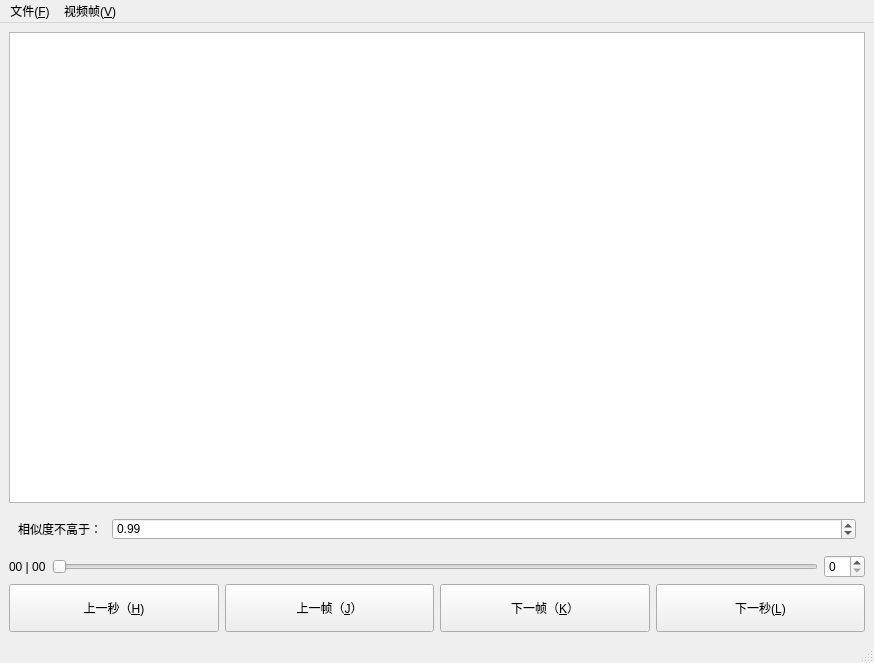
<?xml version="1.0" encoding="UTF-8"?>
<ui version="4.0">
 <class>MainWindow</class>
 <widget class="QMainWindow" name="MainWindow">
  <property name="geometry">
   <rect>
    <x>0</x>
    <y>0</y>
    <width>874</width>
    <height>663</height>
   </rect>
  </property>
  <property name="windowTitle">
   <string>MainWindow</string>
  </property>
  <widget class="QWidget" name="centralwidget">
   <layout class="QVBoxLayout" name="verticalLayout">
    <item>
     <widget class="QGraphicsView" name="graphicsView">
      <property name="viewportUpdateMode">
       <enum>QGraphicsView::SmartViewportUpdate</enum>
      </property>
     </widget>
    </item>
    <item>
     <widget class="QWidget" name="horizontalWidget" native="true">
      <property name="maximumSize">
       <size>
        <width>16777215</width>
        <height>40</height>
       </size>
      </property>
      <layout class="QHBoxLayout" name="horizontalLayout_4">
       <item>
        <widget class="QLabel" name="label">
         <property name="maximumSize">
          <size>
           <width>88</width>
           <height>16777215</height>
          </size>
         </property>
         <property name="toolTip">
          <string>每帧图片之间的相似程度不超过这个值，就保存</string>
         </property>
         <property name="text">
          <string>相似度不高于：</string>
         </property>
        </widget>
       </item>
       <item>
        <widget class="QDoubleSpinBox" name="doubleSpinBox">
         <property name="maximum">
          <double>1.000000000000000</double>
         </property>
         <property name="singleStep">
          <double>0.010000000000000</double>
         </property>
         <property name="value">
          <double>0.990000000000000</double>
         </property>
        </widget>
       </item>
      </layout>
     </widget>
    </item>
    <item>
     <layout class="QHBoxLayout" name="horizontalLayout_3">
      <item>
       <widget class="QLabel" name="timeLabel">
        <property name="text">
         <string>00 | 00</string>
        </property>
       </widget>
      </item>
      <item>
       <widget class="QSlider" name="timeLine">
        <property name="pageStep">
         <number>5</number>
        </property>
        <property name="value">
         <number>0</number>
        </property>
        <property name="orientation">
         <enum>Qt::Horizontal</enum>
        </property>
        <property name="tickInterval">
         <number>19</number>
        </property>
       </widget>
      </item>
      <item>
       <widget class="QSpinBox" name="frameBox"/>
      </item>
     </layout>
    </item>
    <item>
     <layout class="QHBoxLayout" name="horizontalLayout">
      <item>
       <widget class="QPushButton" name="lastSecond">
        <property name="minimumSize">
         <size>
          <width>0</width>
          <height>48</height>
         </size>
        </property>
        <property name="text">
         <string>上一秒（&amp;H)</string>
        </property>
        <property name="checkable">
         <bool>false</bool>
        </property>
       </widget>
      </item>
      <item>
       <widget class="QPushButton" name="last">
        <property name="minimumSize">
         <size>
          <width>0</width>
          <height>48</height>
         </size>
        </property>
        <property name="text">
         <string>上一帧（&amp;J）</string>
        </property>
       </widget>
      </item>
      <item>
       <widget class="QPushButton" name="next">
        <property name="minimumSize">
         <size>
          <width>0</width>
          <height>48</height>
         </size>
        </property>
        <property name="text">
         <string>下一帧（&amp;K）</string>
        </property>
        <property name="shortcut">
         <string>Return</string>
        </property>
        <property name="checkable">
         <bool>false</bool>
        </property>
       </widget>
      </item>
      <item>
       <widget class="QPushButton" name="nextSecond">
        <property name="minimumSize">
         <size>
          <width>0</width>
          <height>48</height>
         </size>
        </property>
        <property name="text">
         <string>下一秒(&amp;L)</string>
        </property>
       </widget>
      </item>
     </layout>
    </item>
   </layout>
  </widget>
  <widget class="QMenuBar" name="menuBar">
   <property name="geometry">
    <rect>
     <x>0</x>
     <y>0</y>
     <width>874</width>
     <height>23</height>
    </rect>
   </property>
   <widget class="QMenu" name="menuFile">
    <property name="title">
     <string>文件(&amp;F)</string>
    </property>
    <addaction name="actionOpen"/>
    <addaction name="separator"/>
    <addaction name="actionSave"/>
    <addaction name="actionStop"/>
   </widget>
   <widget class="QMenu" name="menu_V">
    <property name="title">
     <string>视频帧(&amp;V)</string>
    </property>
    <addaction name="action_H"/>
    <addaction name="action_L"/>
    <addaction name="separator"/>
    <addaction name="action_J"/>
    <addaction name="action_K"/>
   </widget>
   <addaction name="menuFile"/>
   <addaction name="menu_V"/>
  </widget>
  <widget class="QStatusBar" name="statusBar"/>
  <action name="actionOpen">
   <property name="text">
    <string>打开(&amp;O)</string>
   </property>
   <property name="shortcut">
    <string>Ctrl+O</string>
   </property>
  </action>
  <action name="action_H">
   <property name="text">
    <string>上一秒(&amp;H)</string>
   </property>
   <property name="shortcut">
    <string>H</string>
   </property>
  </action>
  <action name="action_L">
   <property name="text">
    <string>下一秒(&amp;L)</string>
   </property>
   <property name="shortcut">
    <string>L</string>
   </property>
  </action>
  <action name="action_J">
   <property name="text">
    <string>上一帧(&amp;J)</string>
   </property>
   <property name="shortcut">
    <string>J</string>
   </property>
  </action>
  <action name="action_K">
   <property name="text">
    <string>下一帧(&amp;K)</string>
   </property>
   <property name="shortcut">
    <string>K</string>
   </property>
  </action>
  <action name="actionSave">
   <property name="text">
    <string>保存所有图片(&amp;S)</string>
   </property>
   <property name="shortcut">
    <string>Ctrl+S</string>
   </property>
  </action>
  <action name="actionStop">
   <property name="text">
    <string>停止保存</string>
   </property>
   <property name="shortcut">
    <string>Ctrl+D</string>
   </property>
  </action>
 </widget>
 <resources/>
 <connections/>
</ui>
